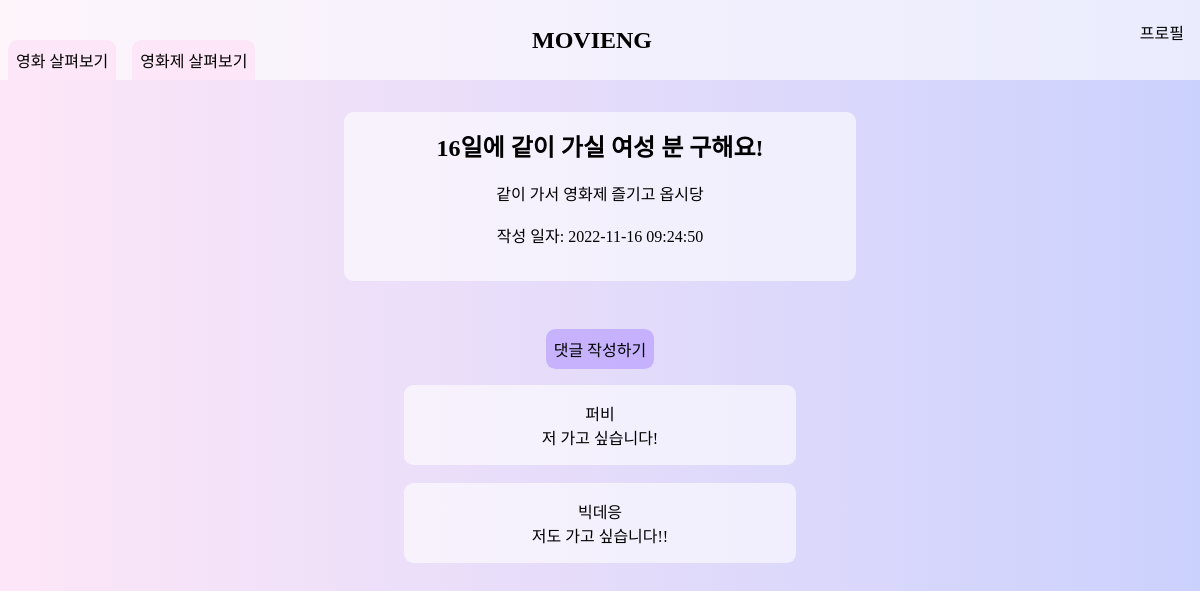
The page /festival/post/detail.php?post_id=2 on the database its author committed.
### tables this page shows
CREATE TABLE `post` (
  `post_id` int(11) NOT NULL AUTO_INCREMENT,
  `user_id` int(11) NOT NULL,
  `festival_id` int(11) NOT NULL,
  `title` varchar(255) NOT NULL,
  `content` varchar(255) NOT NULL,
  `created_date` datetime NOT NULL,
  `modified_date` datetime NOT NULL,
  `comment_cnt` int(11) NOT NULL DEFAULT 0,
  PRIMARY KEY (`post_id`),
  KEY `FK_POST_USER_idx` (`user_id`),
  KEY `FK_POST_FESTIVAL_idx` (`festival_id`),
  CONSTRAINT `FK_POST_FESTIVAL` FOREIGN KEY (`festival_id`) REFERENCES `festival` (`festival_id`) ON DELETE CASCADE ON UPDATE CASCADE,
  CONSTRAINT `FK_POST_USER` FOREIGN KEY (`user_id`) REFERENCES `user` (`user_id`) ON DELETE CASCADE ON UPDATE CASCADE
);

CREATE TABLE `comment` (
  `comment_id` int(11) NOT NULL AUTO_INCREMENT,
  `post_id` int(11) NOT NULL,
  `user_id` int(11) NOT NULL,
  `content` varchar(255) NOT NULL,
  PRIMARY KEY (`comment_id`),
  KEY `FK_COMMENT_POST_idx` (`post_id`),
  KEY `FK_COMMENT_USER_idx` (`user_id`),
  CONSTRAINT `FK_COMMENT_POST` FOREIGN KEY (`post_id`) REFERENCES `post` (`post_id`) ON DELETE CASCADE ON UPDATE CASCADE,
  CONSTRAINT `FK_COMMENT_USER` FOREIGN KEY (`user_id`) REFERENCES `user` (`user_id`) ON DELETE CASCADE ON UPDATE CASCADE
);

CREATE TABLE `user` (
  `user_id` int(11) NOT NULL AUTO_INCREMENT,
  `email` varchar(255) NOT NULL,
  `password` varchar(255) NOT NULL,
  `nickname` varchar(255) NOT NULL,
  PRIMARY KEY (`user_id`)
);

### festival/post/detail.php (the view, shortened to what this page needs)
<?php
$post_id = $_GET['post_id'];
$mysqli = mysqli_connect("localhost", "team01", "team01", "team01");
if(mysqli_connect_errno()){
    printf("Connected failed : %s\n", mysqli_connect_error());
    exit();
} else {
    $sql = "SELECT * FROM post WHERE post_id='".$post_id."'";
    $res = mysqli_query($mysqli, $sql);
    $info = mysqli_fetch_array($res, MYSQLI_ASSOC);
    $sql2 = "SELECT * FROM comment WHERE post_id='".$post_id."'";
    $res2 = mysqli_query($mysqli, $sql2);
}
?>
<!DOCTYPE html>
<html lang="ko">
    <head>
        <link rel="stylesheet" href="./detail.css" />
        <link rel="stylesheet" href="../base.css" />
    </head>
    <body>
        <div class="header_container">
            <header>
            <div class="navigator">
                <nav>
                <ul>
                    <li><a href="../../movie/list.php">영화 살펴보기</a></li>
                    <li><a href="../list.php">영화제 살펴보기</a></li>
                </ul>
            </nav>
            </div>
            <div class="logo" onclick="location.href='../../info/home/home.php';"><h2>MOVIENG</h2></div>
            <div class="profile">
                <nav>
                <a href="../../info/mypage/mypage.php">프로필</a>
                </nav>
            </div>
            </header>
        </div>
        <div class="content">
            <div class="content_container">
              <div class="description_container">
                <h2><span class="title"><?php $title=$info['title']; echo $title;?></span></h2></br>
                <span class="post_content"><?php $content=$info['content']; echo $content;?></span></br>
                <span class="created_date"><?php $created_date=$info['created_date']; echo "작성 일자: $created_date";?></span></br>
              </div>
              <div class="comment_list_container">
                <div class="comment_write"> <a href="../comment/write.html?post_id=<?php echo $post_id ?>">댓글 작성하기</a></div>
                <?php if($res) {
                  while($info = mysqli_fetch_array($res2, MYSQLI_ASSOC)) { ?>
                    <div class="comment_container">
                      <span class="user"><?php $user = $info['user_id'];
                        $sql3 = "select nickname from user where user_id = '".$user."'";
                        $res3 = mysqli_query($mysqli, $sql3);
                        $info3 = mysqli_fetch_array($res3, MYSQLI_ASSOC);
                        echo $info3['nickname']; ?></span>
                      <span class="comment_content"><?php echo $info['content'] ?></span>
                    </div>
                    <br>
                  <?php }
                } else {
                    printf("결과 불러오는 데에 실패 : %s\n", mysqli_error($mysqli));
                }?>
              </div>
            </div>
          </div>
    </body>
</html>

### festival/post/detail.css (style rules this page uses)
.description_container { width: 40%; margin: auto; padding: 1rem; background: rgba(255, 255, 255, 0.6); border-radius: 0.6rem; display: flex; flex-direction: column; justify-content: space-around; margin-bottom: 3rem; }
.comment_write { margin: auto; margin-bottom: 1rem; padding: 0.5rem; background: rgba(179, 151, 255, 0.6); border-radius: 0.6rem; width:fit-content; }
.comment_container { width: 30%; margin: auto; padding: 1rem; background: rgba(255, 255, 255, 0.6); border-radius: 0.6rem; display: flex; flex-direction: column; justify-content: space-between; }

### festival/base.css (style rules this page uses)
* { padding: 0; margin: 0; }
a { text-decoration: none; color: #000; }
html { width: 100%; height: 100%; display: flex; align-items: center; }
body { width: 100%; height: 100%; display: flex; flex-direction: column; margin: 0 auto; justify-content: center; text-align: center; position: relative; background: linear-gradient(to left, #cbd1fd, #fde6f7); }
.logo { cursor: pointer; }
.header_container { width: 100%; height: 10%; margin: 0 auto; position: absolute; top: 0; }
header { width: 100%; height: 100%; background-color: rgba(255, 255, 255, 0.6); display: flex; align-items: center; justify-content: space-between; }
.navigator { width: 100%; height: 100%; display: flex; justify-content: space-between; }
.profile { width: 100%; height: 50%; display: flex; justify-content: right; padding-right: 1rem; }
ul { width: 100%; height: 50%; display: flex; flex-direction: row; position: absolute; bottom: 0; justify-content: left; }
header ul > li { font-size: 1rem; margin-inline: 0.5rem; padding-inline: 0.5rem; background-color: #fce6f7; border-radius: 0.6rem 0.6rem 0rem 0rem; display: flex; align-items: center; }
.content { width: 100%; position: absolute; top: 7rem; display: flex; flex-direction: column; }

### rows shown on the page
post: title "16일에 같이 가실 여성 분 구해요!", content "같이 가서 영화제 즐기고 옵시당", created_date "2022-11-16 09:24:50"
comment: user.nickname "퍼비", content "저 가고 싶습니다!"
comment: user.nickname "빅데응", content "저도 가고 싶습니다!!"
